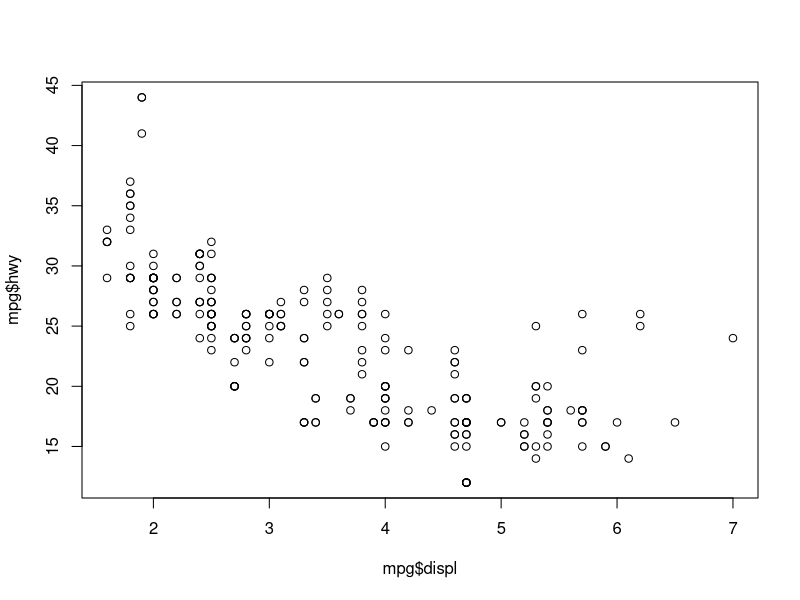
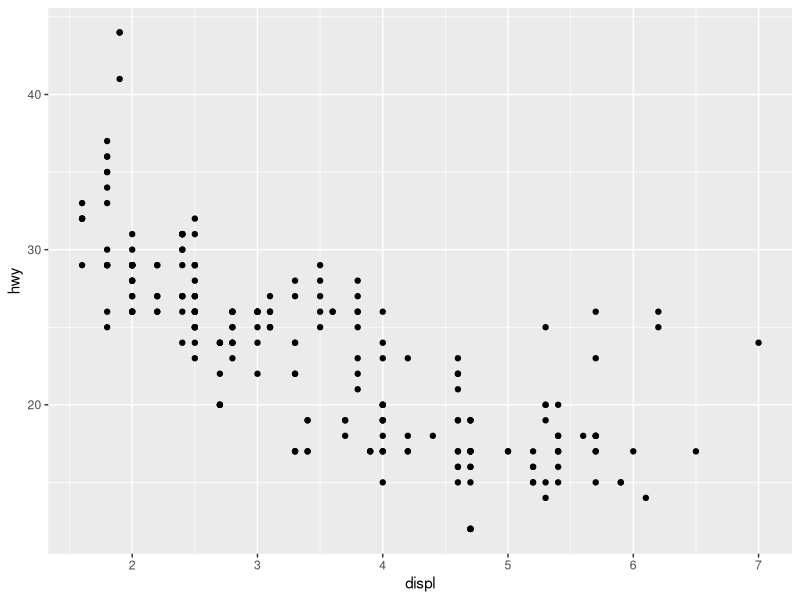
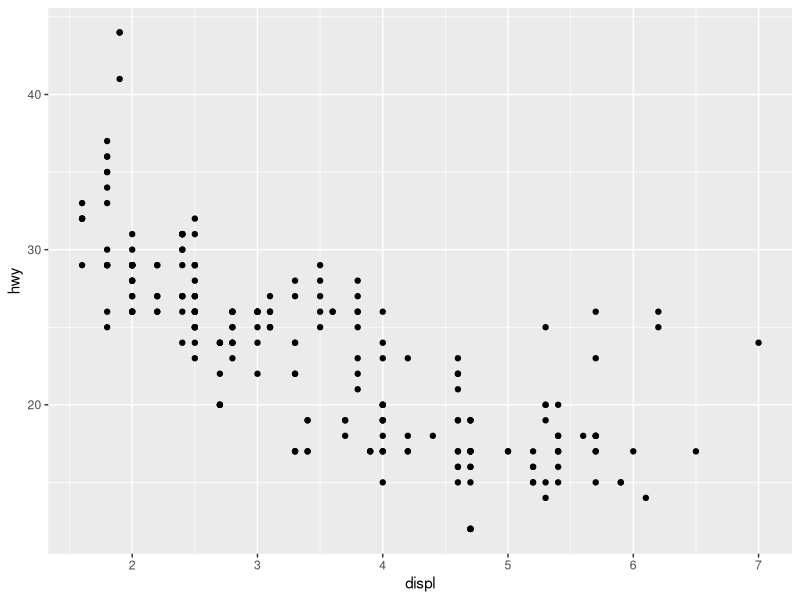
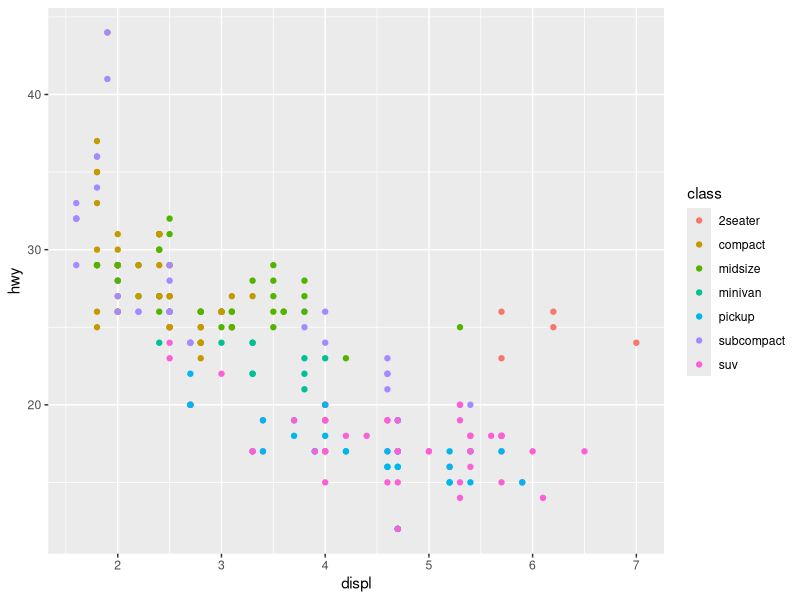
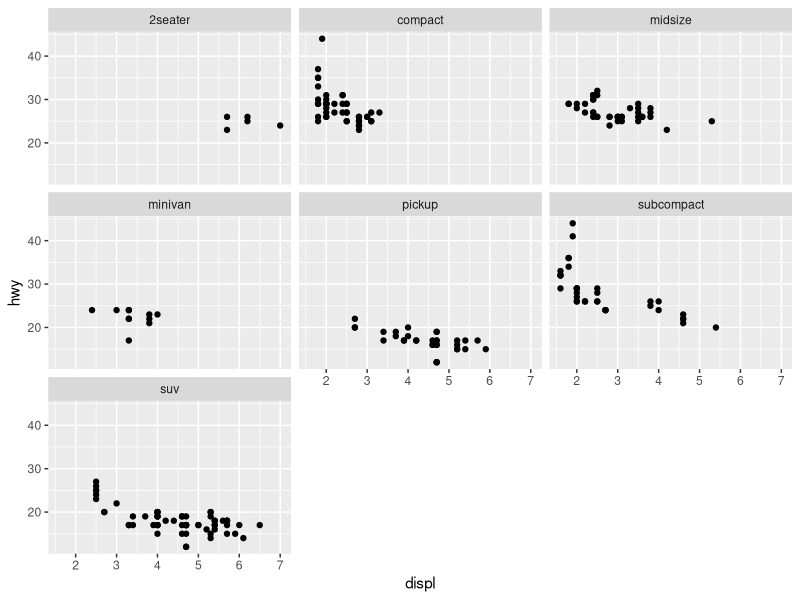
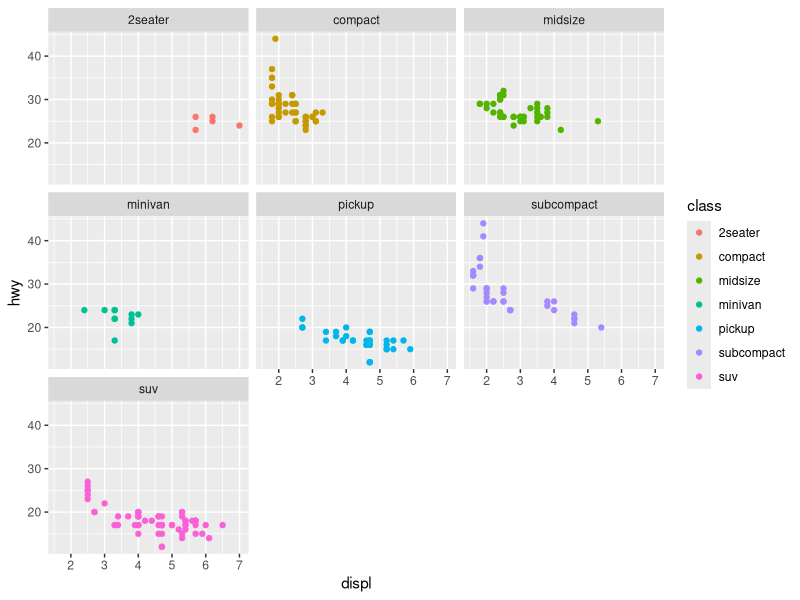
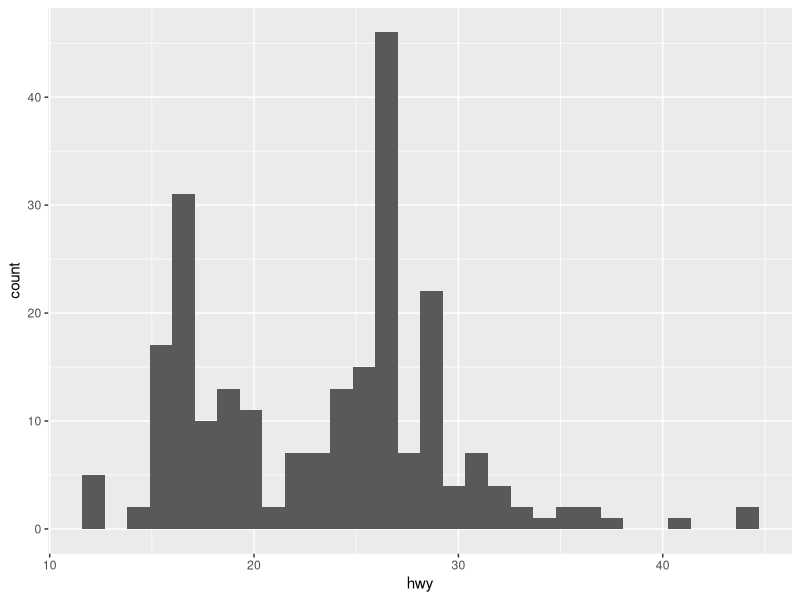
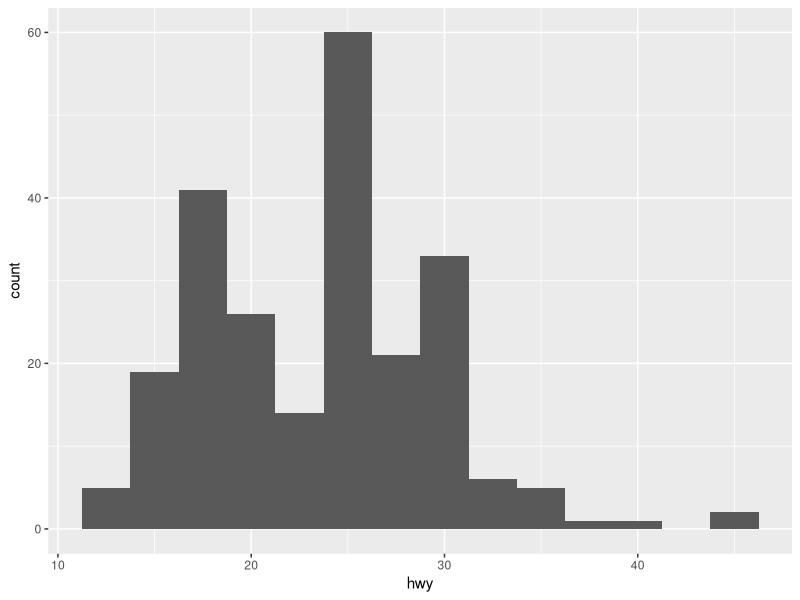

Source code (R) for these figures, in order: (Note: this script raises an error after producing the figures.)
install.packages('tidyverse')
library(tidyverse)

mpg
head(iris)

class(iris)
class(mpg)  #dataframe 에 다른 정보 저장해놔서 더 많은 정보를 보여준다. 

?mpg

plot(mpg$displ, mpg$hwy)
mpg %>% ggplot(aes(x=displ, y=hwy)) + geom_point()
mpg %>% ggplot(aes(displ, hwy)) + geom_point()

#dataframe 데이터
#aesthetic mapping 심미적 요소 할당, x, y축 그림그리는 것의 기본
#at least one layer - geom function

summary(mpg)
#tibble  factor 로 저장이 안되어 있고 character 로 저장되있음
summary(mpg$class)
#보고싶으면 
table(mpg$class)
summary(factor(mpg$class))

#color 
mpg %>% ggplot(aes(x=displ, y= hwy, color=class)) + geom_point()
#카테고리가 너무 많아서 잘 안보임
#효율이 제일 좋은 차 sub compact 
#기름 젤많이 드는 차 suv
#2seater 은 스포츠카 


tapply(mpg$hwy, mpg$drv, mean)
tapply(mpg$hwy, mpg$drv, length)

X11()
win.graph()
mpg %>% ggplot(aes(x=displ, y= hwy)) + geom_point() + facet_wrap(~class)
mpg %>% ggplot(aes(x=displ, y= hwy, color=class)) + geom_point() + facet_wrap(~class)
#class 변수에 따라서 graph 따로 그리기

#자료를 어떻게 표현할 것인지. 자료 뭐보여줄건지? 
#자료를 가지고 어떻게 잘 보여주나. 어떤 표현을 한 그림을 그릴 것인지

#density plot 
#count 가 다를 때 분포를 확인하기 위해 밀도함수를 그린다.

#histogram
#x 변수 하나만 지정.
mpg %>% ggplot(aes(x=hwy)) +geom_histogram()
mpg %>% ggplot(aes(x=hwy)) +geom_histogram(binwidth= 2.5)
#stat_bin() bin=30 디폴트값 . bin size 에따라서 그림이 달라짐.  

#freqpoly
#각 꼭짓점의 가운데를 이어서 그린 점 
#히스토그램보다 분포에 가까운 그림. 여러 개를 겹쳐서 그릴 때 ㄱㅊ
mpg %>% ggplot(aes(x=hwy)) +geom_freqpoly()

#barchart
#하나의 범주형 자료일 때
mpg %>% ggplot(aes(x=class)) + geom_bar()

#정리된 자료일때는? 
drugs<-  data.frame(drug=c('a','b','c'),
                    effect=c(4.2,9.7,6.1))
drugs

bb<-drugs %>% ggplot(aes(drug, effect)) + geom_bar(stat='identity')
summary()

#하나의 범주형 자료와 하나의 연속형 자료
pp<-ggplot(mpg, aes(drv, hwy)) +geom_point()
summary(pp)
ggplot(mpg, aes(drv, hwy)) +geom_boxplot()
ggplot(mpg, aes(drv, hwy)) +geom_jitter()
ggplot(mpg, aes(drv, hwy)) +geom_violin()


a<-ggplot(data = mpg, aes( hwy))
a + geom_histogram(binwidth = 5)
a + geom_histogram(binwidth = 10)

aa<-a + geom_histogram(bins = 4)
a + geom_histogram(bins = 7)
summary(aa)
summary(pp)
a + geom_freqpoly(bins = 4)
a + geom_freqpoly(bins = 7)

#연속, 연속
f<- ggplot(mpg, aes(cty, hwy))
f+ geom_text(aes(label=cty))  #geom_text에는 label 옵션 필수
f+ geom_text(aes(label=cty), check_overlap = TRUE) #중복된 것을 적지 않는 옵션수
#범례가 나오지 않음

f+ geom_smooth(method="lm")
f+ geom_smooth(method="lm", se=FALSE)
f+ geom_smooth(span=1)
f+ geom_smooth(span=10)  #숫자가 클수록 smooth
f+ geom_line()
f+ geom_path()

#연속, 범주
g<- ggplot(mpg, aes(class, hwy))

bb<-g + geom_bar()
summary(bb)

bb<-g + geom_bar(stat = "identity") # y변수의 값이 count 
summary(bb)


####stat 할때 다시보기
g+ geom_boxplot() #카운트가 고려안되어있음 point 랑같ㅇ
g+ geom_violin()
g+ geom_jitter(width=0.1)

#범주, 범주
h <- ggplot(diamonds, aes(cut, color))
h+ geom_point()
h+ geom_jitter()

#연속형 변수 분포 
dfi<- data.frame(x=rnorm(2000), y=rnorm(2000))
i<- ggplot(dfi, aes(x,y))
i + geom_bin2d()
i + geom_bin2d(binwidth=1, na.rm = TRUE)
i+ geom_bin2d(bins=1)
i + geom_bin2d(bins=50)
i + geom_hex()

#연속형
j <- ggplot(economics, aes(date, unemploy)) 
j+geom_line()
j+geom_area()

#면적놈들
dfd<- data.frame(x=c(6,2,12),y=c(4,8,12))
d<- ggplot(dfd,aes(x,y))
d+geom_polygon()
d+geom_ribbon(aes(ymin=y-1, ymax=y+1)) + geom_line(color="red")
dfd$z<- c(1,5,10)
d+ geom_tile()+geom_point(color="red")
d+ geom_raster(stat="identity")
d+ stat_identity(geom="raster")

+geom_point(color="red")
d+ geom_rect(aes(xmin=1, xmax=5, ymin=2, ymax=5)) +
  geom_point(color="red")

library(tidyverse)
# 3가지 변수들
ggplot(faithfuld, aes(eruptions, waiting)) %>% + geom_contour(aes(z=density, color=..level..)) #내부함수
ggplot(faithfuld, aes(eruptions, waiting)) +
  geom_contour(aes(z=density))  #z 로 잡아줌 
ggplot(faithfuld, aes(eruptions, waiting)) +
  geom_contour(aes(z=density, color=..level..))  #z 로 잡아줌


ggplot(faithfuld, aes(eruptions, waiting)) + 
  geom_raster()   #암것도 안나옴
ggplot(faithfuld, aes(eruptions, waiting)) + 
  geom_raster(aes(fill=density)) #full 로 잡아줌..
#전체를 잘게 쪼개서 제 3의 변수 색칠해주기



####
#stat
?stat_summary
?geom_smooth

#####
dfc<-data.frame(x=1:3, y=1:3, se=c(1.2,0.5,1.0))
base<- ggplot(dfc, aes(x,y, ymin=y-se, ymax=y+se))
base+geom_point()+geom_smooth()
base+geom_point()+geom_smooth(stat="identity")             
AAA<-base+geom_smooth(stat="identity")             
summary(AAA)




